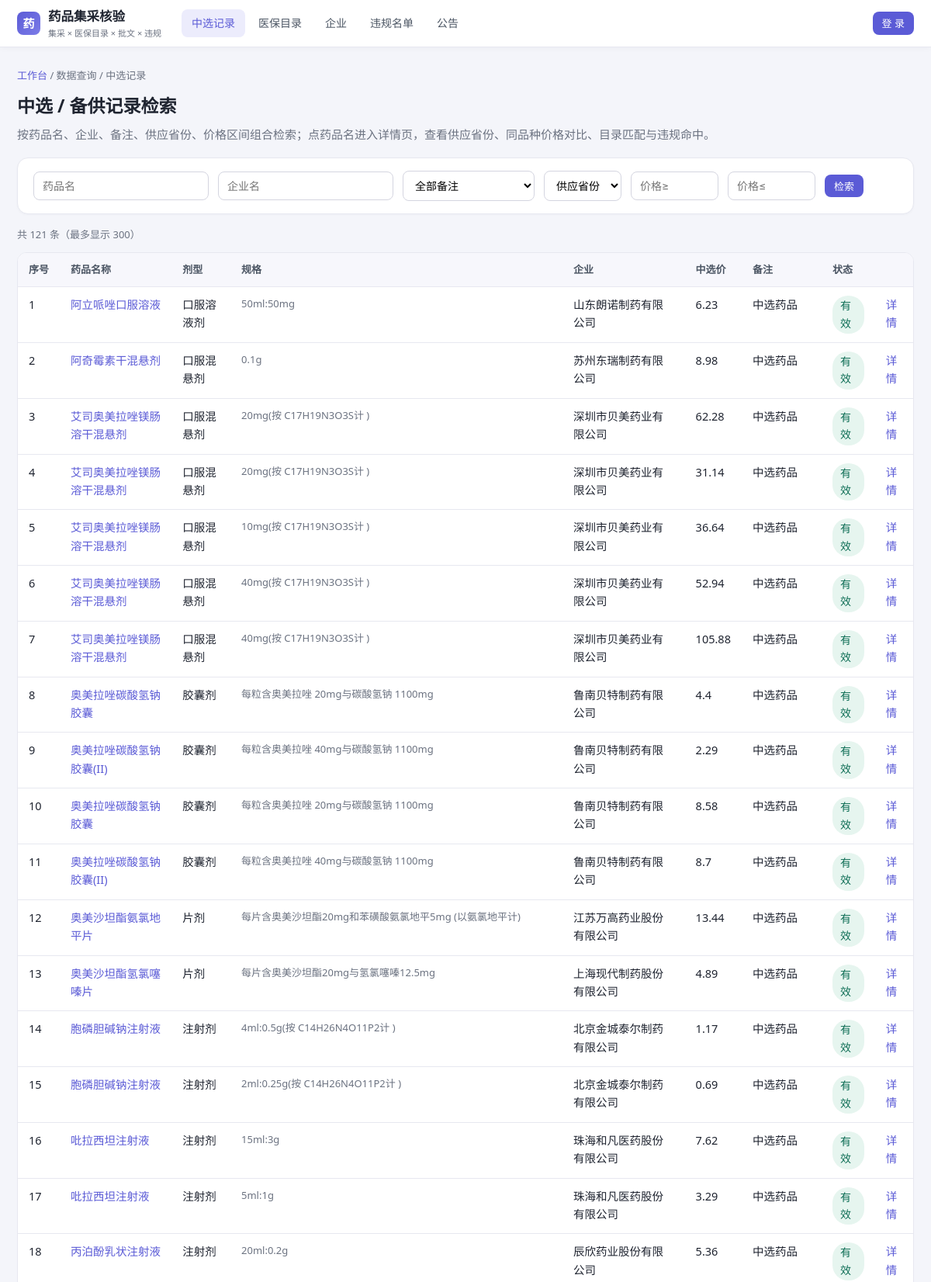
The page /selected (upper part) on the database its author committed.
### tables this page shows
CREATE TABLE selected_item (
  selected_id   INTEGER PRIMARY KEY,
  batch_id      INTEGER NOT NULL REFERENCES vbp_batch(batch_id),
  drug_id       INTEGER REFERENCES drug(drug_id),  -- 可空：匹配失败即核验结果
  seq_no        INTEGER,                           -- 原清单序号
  product_name  TEXT NOT NULL,
  dosage_form   TEXT,
  specification TEXT,
  pack_desc     TEXT,
  pack_qty      INTEGER,
  pack_unit     TEXT,
  manufacturer_id INTEGER REFERENCES manufacturer(manufacturer_id),
  price         REAL NOT NULL CHECK(price > 0),    -- 中选价（元）
  remark        TEXT,                              -- 中选/备供/视同主供
  status        TEXT NOT NULL DEFAULT '有效'
                CHECK(status IN ('有效','失效')),
  source_announcement_id INTEGER REFERENCES announcement(announcement_id),
  data_kind     TEXT NOT NULL DEFAULT '真实'
                CHECK(data_kind IN ('真实','模拟'))
);

CREATE TABLE manufacturer (
  manufacturer_id INTEGER PRIMARY KEY,
  name            TEXT NOT NULL UNIQUE,            -- 企业名称
  uscc            TEXT UNIQUE,                     -- 统一社会信用代码
  type            TEXT NOT NULL DEFAULT '中资'
                  CHECK(type IN ('中资','外资')),
  data_kind       TEXT NOT NULL DEFAULT '真实'
                  CHECK(data_kind IN ('真实','模拟'))
);

### src/app.py (the view)
@app.route("/selected")
def selected():
    q = request.args.get("q", "").strip()
    mfr = request.args.get("mfr", "").strip()
    remark = request.args.get("remark", "").strip()
    prov = request.args.get("province", "").strip()
    pmin, pmax = request.args.get("pmin", ""), request.args.get("pmax", "")
    sql = ("SELECT s.*, m.name mfr_name, d.generic_name, d.approval_no, b.batch_no "
           "FROM selected_item s "
           "LEFT JOIN manufacturer m ON m.manufacturer_id=s.manufacturer_id "
           "LEFT JOIN drug d ON d.drug_id=s.drug_id "
           "JOIN vbp_batch b ON b.batch_id=s.batch_id WHERE 1=1 ")
    args = []
    if q:
        sql += " AND s.product_name LIKE ?"
        args.append(f"%{q}%")
    if mfr:
        sql += " AND m.name LIKE ?"
        args.append(f"%{mfr}%")
    if remark:
        sql += " AND s.remark=?"
        args.append(remark)
    if prov:
        sql += " AND EXISTS(SELECT 1 FROM supply_province sp WHERE sp.selected_id=s.selected_id AND sp.province=?)"
        args.append(prov)
    if pmin:
        sql += " AND s.price>=?"
        args.append(float(pmin))
    if pmax:
        sql += " AND s.price<=?"
        args.append(float(pmax))
    sql += " ORDER BY s.seq_no LIMIT 300"
    rows = query(sql, args)
    provinces = query("SELECT DISTINCT province FROM supply_province ORDER BY province")
    return render_template("selected.html", rows=rows, provinces=provinces)

### src/app.py (called while the page is built)
def current_user():
    uid = session.get("uid")
    if not uid:
        return None
    return query_one("SELECT * FROM user_account WHERE user_id=?", (uid,))

@app.context_processor
def inject_user():
    return {"me": current_user(), "ROLES": ROLES}

### src/db.py (called while the page is built)
def get_db():
    if "db" not in g:
        g.db = sqlite3.connect(DB_PATH)
        g.db.row_factory = sqlite3.Row
        g.db.execute("PRAGMA foreign_keys=ON")
    return g.db

def query(sql, args=()):
    return get_db().execute(sql, args).fetchall()

### src/templates/selected.html (shortened to what this page needs)
{% extends "base.html" %}{% block t %}中选记录{% endblock %}
{% block body %}
<div class="crumb"><a href="{{ url_for('index') }}">工作台</a> / 数据查询 / 中选记录</div>
<h1>中选 / 备供记录检索</h1>
<p class="page-sub">按药品名、企业、备注、供应省份、价格区间组合检索；点药品名进入详情页，查看供应省份、同品种价格对比、目录匹配与违规命中。</p>
<form class="search" method="get">
  <input name="q" value="{{ request.args.get('q','') }}" placeholder="药品名">
  <input name="mfr" value="{{ request.args.get('mfr','') }}" placeholder="企业名">
  <select name="remark">
    <option value="">全部备注</option>
  </select>
  <select name="province"><option value="">供应省份</option>
  </select>
  <input name="pmin" value="{{ request.args.get('pmin','') }}" placeholder="价格≥" size="6">
  <input name="pmax" value="{{ request.args.get('pmax','') }}" placeholder="价格≤" size="6">
  <button class="btn sm">检索</button>
</form>
<p class="muted">共 {{ rows|length }} 条（最多显示 300）</p>
<table>
  <tr><th>序号</th><th>药品名称</th><th>剂型</th><th>规格</th><th>企业</th><th>中选价</th><th>备注</th><th>状态</th><th></th></tr>
  {% for s in rows %}
  <tr>
    <td>{{ s.seq_no }}</td>
    <td><a class="link" href="{{ url_for('selected_detail',sid=s.selected_id) }}">{{ s.product_name }}</a></td>
    <td>{{ s.dosage_form }}</td><td class="muted">{{ s.specification }}</td>
    <td>{{ s.mfr_name }}</td><td>{{ s.price }}</td><td>{{ s.remark }}</td>
    <td><span class="tag {{ 'bad' if s.status=='失效' else 'okk' }}">{{ s.status }}</span></td>
    <td><a class="link" href="{{ url_for('selected_detail',sid=s.selected_id) }}">详情</a></td>
  </tr>
  {% endfor %}
</table>
{% endblock %}

### src/static/style.css (style rules this page uses)
* { box-sizing:border-box }
:root { --pri:#5B5BD6; --pri-d:#4646B8; --ink:#1F2430; --muted:#6B7280; --line:#E7E8F0; --bg:#F4F5FA; --card:#fff; --teal:#0F6E56; --red:#C0392B; }
body { margin:0;font-family:system-ui,-apple-system,"Segoe UI","Microsoft YaHei",sans-serif;background:var(--bg);color:var(--ink);font-size:16px;line-height:1.6 }
.btn { display:inline-flex;align-items:center;gap:6px;background:var(--pri);color:#fff;border:0;border-radius:8px;padding:8px 16px;font-size:14px;font-weight:500;cursor:pointer;text-decoration:none;transition:.15s }
.btn.sm { padding:5px 12px;font-size:13px }
h1 { font-size:23px;font-weight:700;margin:0 0 6px }
.page-sub { color:var(--muted);font-size:14px;margin:0 0 18px }
.crumb { font-size:13px;color:var(--muted);margin-bottom:10px }
.crumb a { color:var(--pri);text-decoration:none }
table { border-collapse:separate;border-spacing:0;width:100%;background:#fff;font-size:13.5px;border:1px solid var(--line);border-radius:12px;overflow:hidden }
th,td { padding:11px 14px;text-align:left;vertical-align:top;border-bottom:1px solid var(--line) }
th { background:#F7F7FC;color:#4B5563;font-weight:600;font-size:13px;white-space:nowrap }
a.link { color:var(--pri);text-decoration:none;font-weight:500 }
form.search { background:#fff;border:1px solid var(--line);border-radius:14px;padding:16px 20px;margin-bottom:16px;display:flex;gap:12px;flex-wrap:wrap;align-items:center;box-shadow:0 1px 3px rgba(31,36,48,.03) }
input,select,textarea { padding:8px 11px;border:1px solid #D4D5E0;border-radius:8px;font-size:14px;font-family:inherit;background:#fff }
.tag { display:inline-block;padding:2px 10px;border-radius:20px;font-size:14px;background:#F0F0F5;color:#5B6170;font-weight:500 }
.tag.okk { background:#E6F5EF;color:var(--teal) }
.muted { color:var(--muted);font-size:13px }
main table { font-size:14.5px }
main .page-sub { font-size:15px }

### rows shown on the page
selected_item: seq_no "1", product_name "阿立哌唑口服溶液", dosage_form "口服溶液剂", specification "50ml:50mg", mfr_name "山东朗诺制药有限公司", price "6.23", remark "中选药品", status "有效"
selected_item: seq_no "2", product_name "阿奇霉素干混悬剂", dosage_form "口服混悬剂", specification "0.1g", mfr_name "苏州东瑞制药有限公司", price "8.98", remark "中选药品", status "有效"
selected_item: seq_no "3", product_name "艾司奥美拉唑镁肠溶干混悬剂", dosage_form "口服混悬剂", specification "20mg(按 C17H19N3O3S计 )", mfr_name "深圳市贝美药业有限公司", price "62.28", remark "中选药品", status "有效"
selected_item: seq_no "4", product_name "艾司奥美拉唑镁肠溶干混悬剂", dosage_form "口服混悬剂", specification "20mg(按 C17H19N3O3S计 )", mfr_name "深圳市贝美药业有限公司", price "31.14", remark "中选药品", status "有效"
selected_item: seq_no "5", product_name "艾司奥美拉唑镁肠溶干混悬剂", dosage_form "口服混悬剂", specification "10mg(按 C17H19N3O3S计 )", mfr_name "深圳市贝美药业有限公司", price "36.64", remark "中选药品", status "有效"
selected_item: seq_no "6", product_name "艾司奥美拉唑镁肠溶干混悬剂", dosage_form "口服混悬剂", specification "40mg(按 C17H19N3O3S计 )", mfr_name "深圳市贝美药业有限公司", price "52.94", remark "中选药品", status "有效"
selected_item: seq_no "7", product_name "艾司奥美拉唑镁肠溶干混悬剂", dosage_form "口服混悬剂", specification "40mg(按 C17H19N3O3S计 )", mfr_name "深圳市贝美药业有限公司", price "105.88", remark "中选药品", status "有效"
selected_item: seq_no "8", product_name "奥美拉唑碳酸氢钠胶囊", dosage_form "胶囊剂", specification "每粒含奥美拉唑 20mg与碳酸氢钠 1100mg", mfr_name "鲁南贝特制药有限公司", price "4.4", remark "中选药品", status "有效"
selected_item: seq_no "9", product_name "奥美拉唑碳酸氢钠胶囊(II)", dosage_form "胶囊剂", specification "每粒含奥美拉唑 40mg与碳酸氢钠 1100mg", mfr_name "鲁南贝特制药有限公司", price "2.29", remark "中选药品", status "有效"
selected_item: seq_no "10", product_name "奥美拉唑碳酸氢钠胶囊", dosage_form "胶囊剂", specification "每粒含奥美拉唑 20mg与碳酸氢钠 1100mg", mfr_name "鲁南贝特制药有限公司", price "8.58", remark "中选药品", status "有效"
selected_item: seq_no "11", product_name "奥美拉唑碳酸氢钠胶囊(II)", dosage_form "胶囊剂", specification "每粒含奥美拉唑 40mg与碳酸氢钠 1100mg", mfr_name "鲁南贝特制药有限公司", price "8.7", remark "中选药品", status "有效"
selected_item: seq_no "12", product_name "奥美沙坦酯氨氯地平片", dosage_form "片剂", specification "每片含奥美沙坦酯20mg和苯磺酸氨氯地平5mg (以氨氯地平计)", mfr_name "江苏万高药业股份有限公司", price "13.44", remark "中选药品", status "有效"
selected_item: seq_no "13", product_name "奥美沙坦酯氢氯噻嗪片", dosage_form "片剂", specification "每片含奥美沙坦酯20mg与氢氯噻嗪12.5mg", mfr_name "上海现代制药股份有限公司", price "4.89", remark "中选药品", status "有效"
selected_item: seq_no "14", product_name "胞磷胆碱钠注射液", dosage_form "注射剂", specification "4ml:0.5g(按 C14H26N4O11P2计 )", mfr_name "北京金城泰尔制药有限公司", price "1.17", remark "中选药品", status "有效"
selected_item: seq_no "15", product_name "胞磷胆碱钠注射液", dosage_form "注射剂", specification "2ml:0.25g(按 C14H26N4O11P2计 )", mfr_name "北京金城泰尔制药有限公司", price "0.69", remark "中选药品", status "有效"
selected_item: seq_no "16", product_name "吡拉西坦注射液", dosage_form "注射剂", specification "15ml:3g", mfr_name "珠海和凡医药股份有限公司", price "7.62", remark "中选药品", status "有效"
selected_item: seq_no "17", product_name "吡拉西坦注射液", dosage_form "注射剂", specification "5ml:1g", mfr_name "珠海和凡医药股份有限公司", price "3.29", remark "中选药品", status "有效"
selected_item: seq_no "18", product_name "丙泊酚乳状注射液", dosage_form "注射剂", specification "20ml:0.2g", mfr_name "辰欣药业股份有限公司", price "5.36", remark "中选药品", status "有效"

### other values the page prints
{{ rows|length }} "121"
